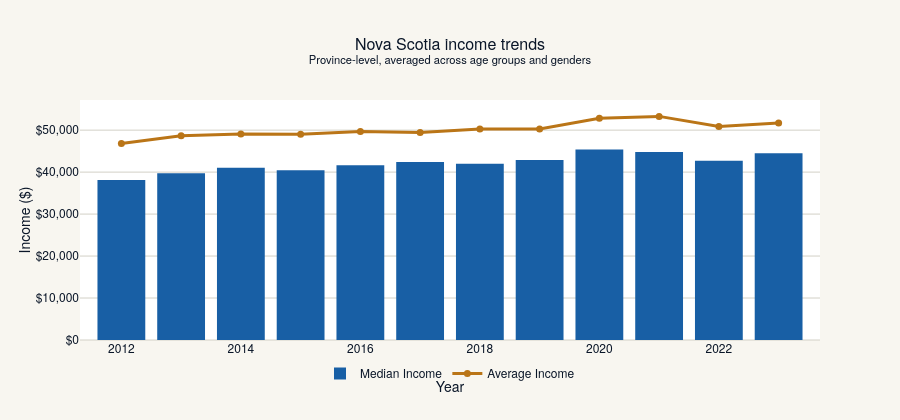

Notebook cell for this chart:
### Markdown cell above
### 2.3 Income

Income data covers Nova Scotia residents across 6 age brackets and both genders. We extract two complementary metrics:

- **Median income** (excluding zeros): The typical Nova Scotian's earnings — robust to extreme values
- **Average income** (excluding zeros): Pulled upward by high earners, capturing overall economic capacity

Both are averaged across age groups and genders to produce a single province-level number per year. In a universal healthcare context, income matters not for ability to *pay* for care, but for **nutrition, housing, stress, occupational risk, and health literacy** — the upstream determinants.

### Code cell
# ============================================================
# 2.3 INCOME → Province Level
# ============================================================
income = pd.read_csv('./clean/income.csv')
income_ns = income[income['Geography'] == 'Nova Scotia'].copy()

income_median = income_ns[income_ns['Statistic'] == 'Median income (excluding zeros)']
income_overall = income_median.groupby('Year')['Value'].mean().reset_index()
income_overall.columns = ['Year', 'Median_Income']

income_avg = income_ns[income_ns['Statistic'] == 'Average income (excluding zeros)']
income_avg_overall = income_avg.groupby('Year')['Value'].mean().reset_index()
income_avg_overall.columns = ['Year', 'Average_Income']

income_combined = income_overall.merge(income_avg_overall, on='Year')

print(f"Income data: {income_combined['Year'].min()}–{income_combined['Year'].max()}")

# --- Interactive chart ---
fig = go.Figure()
fig.add_trace(go.Bar(
    x=income_combined['Year'], y=income_combined['Median_Income'],
    name='Median Income', marker_color=NS['blue'],
    hovertemplate='<b>Median</b><br>%{x}: $%{y:,.0f}<extra></extra>'
))
fig.add_trace(go.Scatter(
    x=income_combined['Year'], y=income_combined['Average_Income'],
    name='Average Income', mode='lines+markers',
    line=dict(width=3, color=NS['gold']), marker=dict(size=7),
    hovertemplate='<b>Average</b><br>%{x}: $%{y:,.0f}<extra></extra>'
))

fig.update_layout(
    template=NS_TEMPLATE,
    title='Nova Scotia income trends<br><sup>Province-level, averaged across age groups and genders</sup>',
    xaxis_title='Year', yaxis_title='Income ($)',
    yaxis=dict(tickformat='$,.0f'),
    legend=dict(orientation='h', yanchor='bottom', y=-0.2, xanchor='center', x=0.5),
    height=420, barmode='group', hovermode='x unified'
)
fig.show()

### Figure 1 — Plotly figure (JSON) as saved in the notebook; plotly's stock layout.template omitted (floating-point values rounded to 4 significant figures)
{"data": [{"hovertemplate": "<b>Median</b><br>%{x}: $%{y:,.0f}<extra></extra>", "marker": {"color": "#185FA5"}, "name": "Median Income", "type": "bar", "x": [2012, 2013, 2014, 2015, 2016, 2017, 2018, 2019, 2020, 2021, 2022, 2023], "y": [38120.0, 39730.0, 41070.0, 40450.0, 41610.0, 42420.0, 41990.0, 42910.0, 45410.0, 44810.0, 42690.0, 44480.0]}, {"hovertemplate": "<b>Average</b><br>%{x}: $%{y:,.0f}<extra></extra>", "line": {"color": "#BA7517", "width": 3}, "marker": {"size": 7}, "mode": "lines+markers", "name": "Average Income", "type": "scatter", "x": [2012, 2013, 2014, 2015, 2016, 2017, 2018, 2019, 2020, 2021, 2022, 2023], "y": [46800.0, 48690.0, 49070.0, 49000.0, 49680.0, 49460.0, 50260.0, 50300.0, 52820.0, 53280.0, 50880.0, 51720.0]}], "layout": {"barmode": "group", "height": 420, "hovermode": "x unified", "legend": {"orientation": "h", "x": 0.5, "xanchor": "center", "y": -0.2, "yanchor": "bottom"}, "title": {"text": "Nova Scotia income trends<br><sup>Province-level, averaged across age groups and genders</sup>"}, "xaxis": {"title": {"text": "Year"}}, "yaxis": {"tickformat": "$,.0f", "title": {"text": "Income ($)"}}}}
